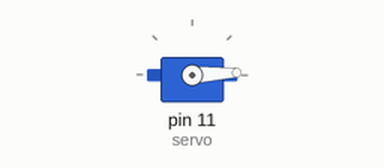
This sketch was run on a simulated Arduino Uno, built with avr-gcc and run on an emulated ATmega328P. On the bench: servo.

Above: at 0.05 s.
At 1.45 s:
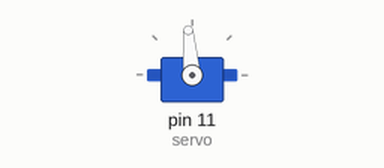
At 2.9 s:
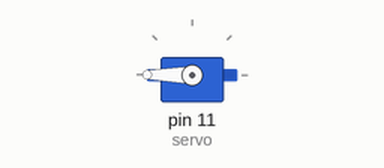
At 5.75 s:
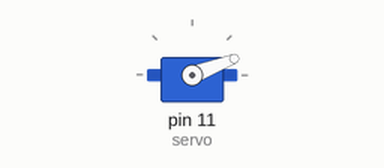
Timing chart, 0 to 7.9 s (numbered marks = the images above):
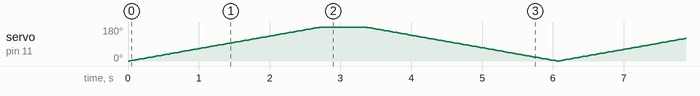

The sketch:

servo180.ino
```cpp
#include <Servo.h>

Servo servo;
int angle = 0;

void setup() {
  servo.attach(11);
  servo.write(angle);
}

void loop() {
  for (angle = 0; angle <= 200; angle += 1) {
    servo.write(angle);
    delay(15);
  }
  for (angle = 200; angle >= 0; angle -= 1) {
    servo.write(angle);
    delay(15);
  }
}
```
